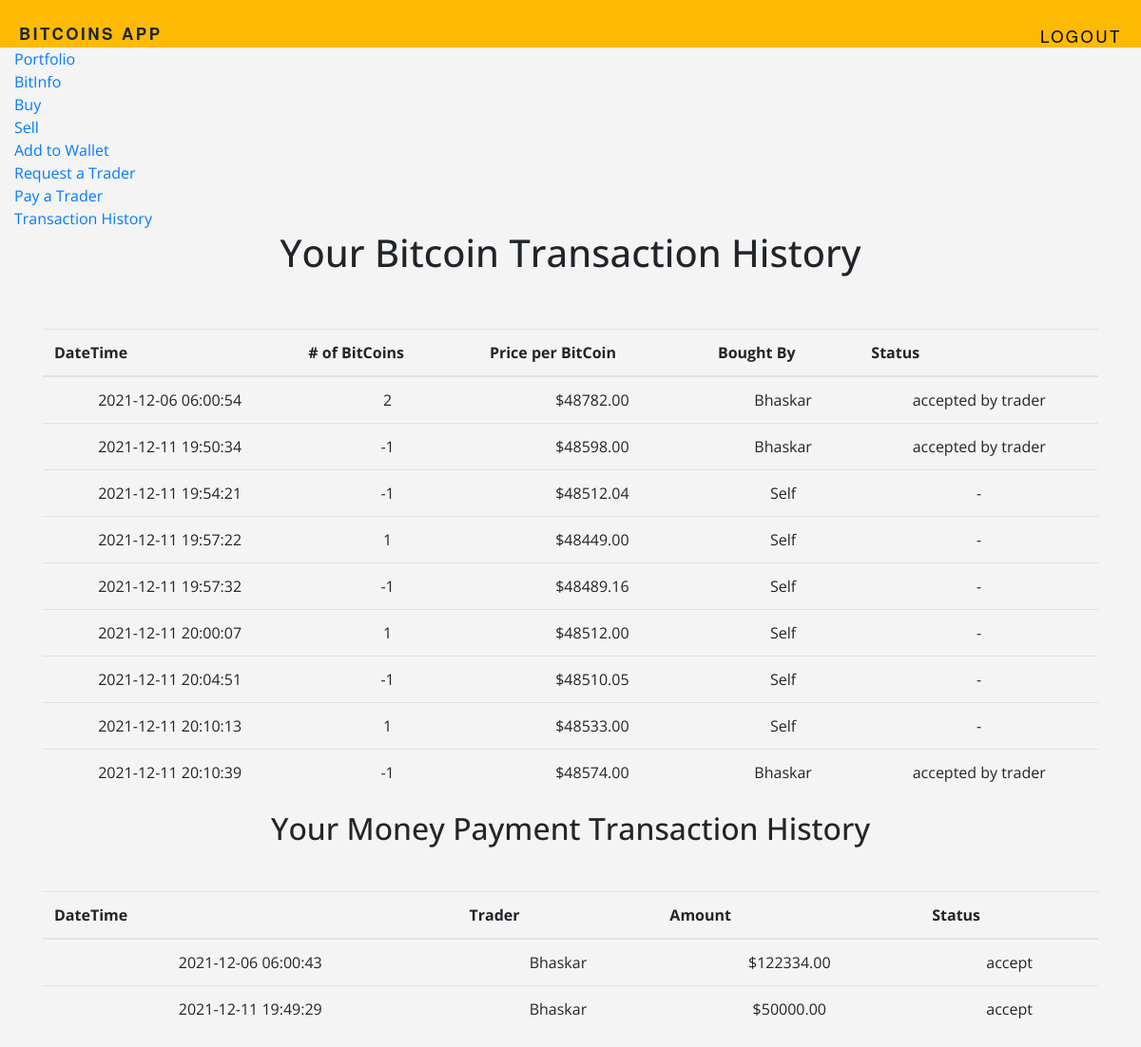
Screenshot of /history (signed in) with the database file from the repository.
### tables this page shows
CREATE TABLE 'BITCOIN_TRANSACTIONS'('NUMBER_OF_BITCOINS' DECIMAL,
	'PRICE' INTEGER,
	'DATE_TIME' TIMESTAMP NOT NULL DEFAULT CURRENT_TIMESTAMP,
	'COMMISSION_TYPE' VARCHAR(1),
	'COMMISSION_AMOUNT' INTEGER,
	'CLIENT_ID' INTEGER,
	'TRADER_ID' INTEGER DEFAULT NULL,
	'FINAL_STATUS' VARCHAR(1),
	PRIMARY KEY ('CLIENT_ID', 'DATE_TIME')
	-- PRIMARY KEY ('CLIENT_ID', 'TRADER_ID', 'DATE_TIME')
	-- FOREIGN KEY ('CLIENT_ID') REFERENCES 'Client' ON DELETE CASCADE,
	-- FOREIGN KEY ('TRADER_ID') REFERENCES 'Trader' ON DELETE CASCADE
);

CREATE TABLE 'User'('USER_ID'  INTEGER NOT NULL PRIMARY KEY AUTOINCREMENT,
	'USERNAME' VARCHAR(20),
	'FNAME' VARCHAR(20), 
	'LNAME' VARCHAR(20),
	'PHONE' INTEGER(10),
	'CELL' INTEGER(10),
	'EMAIL' VARCHAR(50),
	'ROLE' VARCHAR(1) DEFAULT 'c',
	'HPWD' VARCHAR NOT NULL
);

CREATE TABLE 'MONEY_PAYMENT_TRANSACTIONS'('AMOUNT' INTEGER,
	'DATE_TIME' TIMESTAMP NOT NULL DEFAULT CURRENT_TIMESTAMP,
	'TRADER_ID' INT,
	'CLIENT_ID' INT,
	'FINAL_STATUS' VARCHAR(1),
	PRIMARY KEY ('CLIENT_ID', 'TRADER_ID', 'DATE_TIME')
	-- FOREIGN KEY ('CLIENT_ID') REFERENCES 'Client' ON DELETE CASCADE,
	-- FOREIGN KEY ('TRADER_ID') REFERENCES 'Trader' ON DELETE CASCADE
);

### app.py (the view)
@app.route('/history')
@login_required
def history():
    user = session["user_id"]
    previous_bitcoin_transactions = db.execute("SELECT * FROM BITCOIN_TRANSACTIONS b WHERE b.CLIENT_ID = (?)", user)
    username = db.execute("SELECT USER_ID , USERNAME FROM user u")
    usernames = {}
    for i in range(len(username)):
        usernames[username[i]["USER_ID"]] = username[i]["USERNAME"]
    previous_moneyPayment_transactions = db.execute("SELECT * FROM MONEY_PAYMENT_TRANSACTIONS WHERE CLIENT_ID = (?)",
                                                    user)
    return render_template("history.html", previous_bitcoin_transactions=previous_bitcoin_transactions,
                           previous_moneyPayment_transactions=previous_moneyPayment_transactions, usernames=usernames)

### app.py (called while the page is built)
@app.after_request
def after_request(response):
    response.headers["Cache-Control"] = "no-cache, no-store, must-revalidate"
    response.headers["Expires"] = 0
    response.headers["Pragma"] = "no-cache"
    return response

@app.before_request
def before_request():
    g.user = None
    if 'user_id' in session:
        y = db.execute("SELECT * from User")
        role = [w for w in y if w['USER_ID'] == session['user_id']]
        print("role: ", role)
        print("\n role: ", role)
        g.role = role[0]['ROLE']
        g.user = role[0]['USERNAME']

def login_required(f):
    @wraps(f)
    def decorated_function(*args, **kwargs):
        if g.user is None:
            return redirect(url_for('login', next=request.url))
        return f(*args, **kwargs)
    return decorated_function

### templates/history.html (shortened to what this page needs)
{%extends "layout.html" %}
{% block content %}
    <section class="hero is-success is-fullheight">
      <div class="hero-body">
        <div class="container">
    <h1><center>Your Bitcoin Transaction History</center><br></h1>
       <table class="table">
      <thead  scope="col">
        <tr>
          <th scope="row">DateTime</th>
          <th scope="row"># of BitCoins</th>
          <th scope="row">Price per BitCoin</th>
            <th scope="row">Bought By</th>
            <th scope="row">Status</th>
        </tr>
      </thead>
      <tbody>
          {% for i in previous_bitcoin_transactions %}
        <tr>
          <td>{{ i["DATE_TIME"].upper() }}</th>
          <td>{{ i["NUMBER_OF_BITCOINS"] }}</td>
          <td>${{  "%.2f"|format(i["PRICE"]) }}</td>
           {% if i["TRADER_ID"] != None %}
            <td>{{usernames[i["TRADER_ID"]]}}</td>
            {% else %}
            <td>Self</td>
            {% endif %}
            {% if i["FINAL_STATUS"] == '1' and i["TRADER_ID"] != None %}
            <td>accepted by trader</td>
            {% elif i["TRADER_ID"] != None %}
            <td>declined by trader</td>
            {% elif i["TRADER_ID"] == None %}
            <td>-</td>
            {% endif %}
          {% endfor %}
        </tr>
      </tbody>
    </table>
    {% if previous_moneyPayment_transactions %}
    <h2><center>Your Money Payment Transaction History</center><br></h2>
       <table class="table">
      <thead>
        <tr>
          <th scope="col">DateTime</th>
          <th scope="col">Trader</th>
          <th scope="col">Amount</th>
          <th scope="col">Status</th>
        </tr>
      </thead>
      <tbody>
          {% for i in previous_moneyPayment_transactions %}
        <tr>
          <td>{{ i["DATE_TIME"].upper() }}</th>
          <td>{{usernames[i["TRADER_ID"]]}}</td>
          <td>${{"%.2f"|format(i["AMOUNT"]) }}</td>
          <td>{{ 'accept' if i["FINAL_STATUS"] == '1' else 'pending' if i["FINAL_STATUS"] == '0' else 'decline' }}</td>
          {% endfor %}
        </tr>
      </tbody>
    </table>
    {% endif %}
        </div>
      </div>
    </section>
{% endblock %}

### templates/layout.html (shortened to what this page needs)
<!doctype HTML>
    <html lang="en">
      <head>
        <link rel="stylesheet" href="https://stackpath.bootstrapcdn.com/bootstrap/4.1.3/css/bootstrap.min.css">
        <link href="{{ url_for('static', filename='css/main.css') }}" rel="stylesheet">
     </head>
     <body>
        <header>
            <h1 class="title"><b>BitCoins App</b></h1>
            <ul class="name nav navbar-nav ml-auto">
                {% if g.user %}
                    <li><a href="{{ url_for('logout') }}"><font color="#000000">Logout</font></a></li>
                {% endif %}
        </header>
        <div class="container-fluid">
            <ul class="nav navbar-nav navbar-right">
                {% if g.user %}
                  {% if g.role =='trader' %}
                    <li><a href="{{ url_for('bitinfo') }}">BitInfo</a></li>
                    <li><a href="{{url_for('view_requests')}}">View Bitcoin Requests</a></li>
                    <li><a href="{{url_for('trader_accept')}}">View Money Requests</a></li>
                    <li><a href="{{url_for('client_info')}}">View Client Info</a></li>
                    <li><a href="{{url_for('client_history')}}">View Client History</a></li>
                  {% elif  g.role =='client' %}
                    <li><a href="{{ url_for('profile') }}">Portfolio</a></li>
                    <li><a href="{{ url_for('bitinfo') }}">BitInfo</a></li>
                    <li><a href="{{url_for('buy')}}">Buy</a></li>
                    <li><a href="{{url_for('sell')}}">Sell</a></li>
                    <li><a href="{{url_for('add_to_wallet')}}">Add to Wallet</a></li>
                    <li><a href="{{url_for('request_a_trader')}}">Request a Trader</a></li>
                    <li><a href="{{url_for('pay_to_trader')}}">Pay a Trader</a></li>
                    <li><a href="{{ url_for('history') }}">Transaction History</a></li>
                  {% elif  g.role =='admin' %}
                    <li><a href="{{ url_for('bitinfo') }}">BitInfo</a></li>
                    <li><a href="{{ url_for('insights')}}">Insights</a></li>
                {% endif %}
                {% else %}
                  <li><a href="{{ url_for('signup') }}">Register</a></li>
                  <li><a href="{{ url_for('login') }}">Login</a></li>
                {% endif %}
            </ul>
            {% block content %}
            {% endblock %}
        </div>
      </body>
</html>

### static/css/main.css (style rules this page uses)
body { background-color: #f4f4f4; font-family: 'Open Sans', sans-serif; }
header { background-color: #fcba03; padding: 25px 0; }
.title { font-family: 'Helvetica Neue', Arial, Helvetica, sans-serif; font-size: 17px; letter-spacing: 2.5px; text-transform: uppercase; margin: 0px 20px; }
td { text-align: center; }
.name { float: right; font-family: 'Helvetica Neue', Arial, Helvetica, sans-serif; font-size: 17px; letter-spacing: 2.5px; text-transform: uppercase; margin: 0px 20px; }
.title { float: left; font-family: 'Helvetica Neue', Arial, Helvetica, sans-serif; font-size: 17px; letter-spacing: 2.5px; text-transform: uppercase; margin: 0px 20px; }

### rows the page displays
BITCOIN_TRANSACTIONS: DATE_TIME "2021-12-06 06:00:54", NUMBER_OF_BITCOINS "2", PRICE "48782.00", FINAL_STATUS "accepted by trader"
User: USERNAME "Bhaskar"
BITCOIN_TRANSACTIONS: DATE_TIME "2021-12-11 19:50:34", NUMBER_OF_BITCOINS "-1", PRICE "48598.00", FINAL_STATUS "accepted by trader"
BITCOIN_TRANSACTIONS: DATE_TIME "2021-12-11 19:54:21", NUMBER_OF_BITCOINS "-1", PRICE "48512.04", shows "Self"
BITCOIN_TRANSACTIONS: DATE_TIME "2021-12-11 19:57:22", NUMBER_OF_BITCOINS "1", PRICE "48449.00", shows "Self"
BITCOIN_TRANSACTIONS: DATE_TIME "2021-12-11 19:57:32", NUMBER_OF_BITCOINS "-1", PRICE "48489.16", shows "Self"
BITCOIN_TRANSACTIONS: DATE_TIME "2021-12-11 20:00:07", NUMBER_OF_BITCOINS "1", PRICE "48512.00", shows "Self"
BITCOIN_TRANSACTIONS: DATE_TIME "2021-12-11 20:04:51", NUMBER_OF_BITCOINS "-1", PRICE "48510.05", shows "Self"
BITCOIN_TRANSACTIONS: DATE_TIME "2021-12-11 20:10:13", NUMBER_OF_BITCOINS "1", PRICE "48533.00", shows "Self"
BITCOIN_TRANSACTIONS: DATE_TIME "2021-12-11 20:10:39", NUMBER_OF_BITCOINS "-1", PRICE "48574.00", FINAL_STATUS "accepted by trader"
MONEY_PAYMENT_TRANSACTIONS: DATE_TIME "2021-12-06 06:00:43", AMOUNT "122334.00", FINAL_STATUS "accept"
MONEY_PAYMENT_TRANSACTIONS: DATE_TIME "2021-12-11 19:49:29", AMOUNT "50000.00", FINAL_STATUS "accept"
